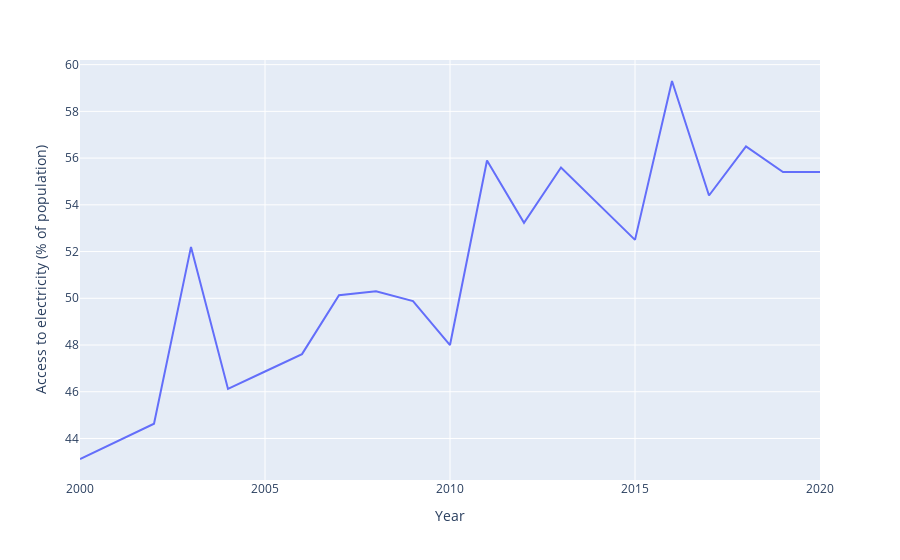

Notebook cell for this chart:
### Code cell
frame = country_picker("Nigeria")
frame
fig = px.line(
    data_frame = frame,
    x = 'Year',
    y = 'Access to electricity (% of population)'
)
fig

### Figure 1 — Plotly figure (JSON) as saved in the notebook; plotly's stock layout.template omitted (floating-point values rounded to 4 significant figures)
{"data": [{"hovertemplate": "Year=%{x}<br>Access to electricity (% of population)=%{y}<extra></extra>", "legendgroup": "", "line": {"color": "#636efa", "dash": "solid"}, "marker": {"symbol": "circle"}, "mode": "lines", "name": "", "orientation": "v", "showlegend": false, "type": "scatter", "x": [2000, 2001, 2002, 2003, 2004, 2005, 2006, 2007, 2008, 2009, 2010, 2011, 2012, 2013, 2014, 2015, 2016, 2017, 2018, 2019, 2020], "xaxis": "x", "y": [43.12, 43.88, 44.63, 52.2, 46.12, 46.87, 47.61, 50.13, 50.3, 49.88, 48, 55.9, 53.23, 55.6, 54.05, 52.5, 59.3, 54.4, 56.5, 55.4, 55.4], "yaxis": "y"}], "layout": {"autosize": true, "legend": {"tracegroupgap": 0}, "margin": {"t": 60}, "xaxis": {"anchor": "y", "autorange": true, "domain": [0, 1], "range": [2000, 2020], "title": {"text": "Year"}, "type": "linear"}, "yaxis": {"anchor": "x", "autorange": true, "domain": [0, 1], "range": [42.22, 60.2], "title": {"text": "Access to electricity (% of population)"}, "type": "linear"}}}
